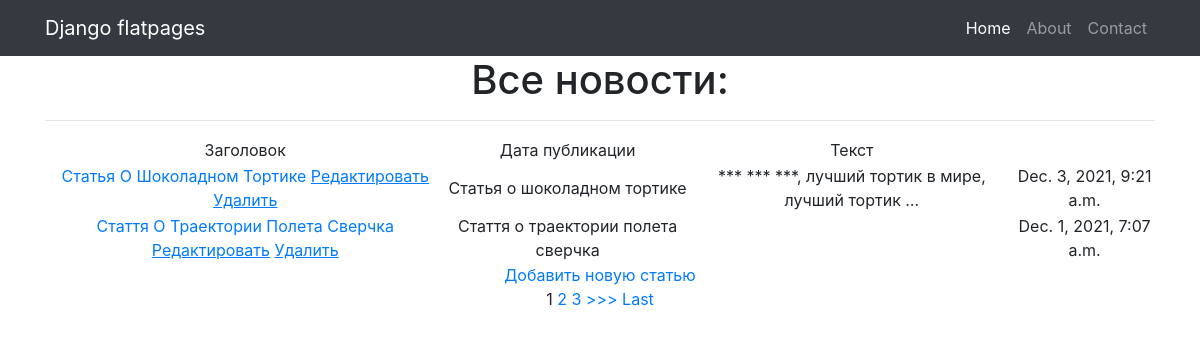
Page /news/ on the committed database.
### news/models.py (models this page shows, shortened)
class Post(models.Model):
    NEWS = 'NW'
    ARTICLE = 'AR'
    CATEGORY_CHOICES = (
        (NEWS, 'Нвовсть'),
        (ARTICLE, 'Статья')
    )
    category_type = models.CharField(max_length=2, choices=CATEGORY_CHOICES, default=ARTICLE)
    time_creation = models.DateTimeField(auto_now_add=True) # автоматичиски запоминает время создания
    title = models.CharField(max_length=256, verbose_name= 'заглавие') #обезательный аргумент в CharField (обозначает макс количество символов, имя в админке
    text = models.TextField(blank=True, editable=True) #blank - позволяет оставить поле пустым, editable - в дефолте True если False запрещает изменять значение в админке
    rating = models.SmallIntegerField(default=0)
    author_relation = models.ForeignKey(Author, on_delete=models.CASCADE)
    post_category_relation = models.ManyToManyField(Category, through='PostCategory')
    class Meta: # Класс дозволяє в адмінці прописати назви моделей в однині і в множині
        verbose_name = 'Пост'
        verbose_name_plural = 'Посты'
    def __str__(self): # функція виводить замість model.object(1) назву обєкта
        return self.title

### news/views.py (the view, shortened to what this page needs)
# urls.py: path('', NewsList.as_view()),
class NewsList(ListView):
    model = Post
    template_name = 'news.html'
    context_object_name = 'news'
    queryset = Post.objects.order_by('-id')
    paginate_by = 2
    form_class = NewsForm
    def get_context_data(self, **kwargs):
        context = super().get_context_data(**kwargs)
        context['filter'] = PostFilter(self.request.GET, queryset=self.get_queryset())
        context['categories'] = Category.objects.all()
        context['form'] = NewsForm()
        return context

### news/templatetags/custom_filters.py (called while the page is built)
@register.filter(name='censor')
def censor(value):
    text = value.split()
    for word in text:
        if word.lower() in CENSOR_LIST:
            value = value.replace(word, '***')
    return value

### template/news.html (shortened to what this page needs)
{% extends 'default.html' %}
{% load custom_filters %}
{% block content %}
    <h1>Все новости:</h1>
    <hr>
        <table>
            <tr>
                <td>
                    Заголовок
                </td>
                <td>
                    Дата публикации
                </td>
                <td>
                    Текст
                </td>
            </tr>
        {% for n in news %}
            <tr>
                <td>
            <a href="{% url 'news_detail' n.id %}">{{ n|title }}</a>
                    <a href="{% url 'news_update' n.id %}"><u>Редактировать</u></a>
                     <a href="{% url 'news_delete' n.id %}"><u> Удалить </u></a>
                </td>
                <td>
                    {{ n.title }}
                </td>
                <td>
                    {{ n.text | censor |truncatechars:50}}
                </td>
                <td>
                    {{ n.time_creation }}
                </td>
            </tr>
        {% endfor %}
        </table>
<a href="{% url 'news_create' %}">Добавить новую статью</a> <br>
{% if is_paginated %}
    {% for num in page_obj.paginator.page_range %}
        {% if page_obj.number == num %}
            <a>{{ num }}</a>
        {% elif num > page_obj.number|add:'-3' and num < page_obj.number|add:'3' %}
            <a href="?page={{ num }}">{{ num }}</a>
        {% endif %}
    {% endfor %}
{% if page_obj.has_next %}
        <a href="?page={{ page_obj.next_page_number }}">>>></a>
        <a href="?page={{ page_obj.paginator.num_pages }}">Last</a>
    {% endif %}
{% endif %}
{% endblock content %}

### template/default.html (shortened to what this page needs)
{% load static %}
<!DOCTYPE html>
<html lang="en">
<head>
  <link href="{% static 'vendor/bootstrap/css/bootstrap.min.css' %}" rel="stylesheet">
</head>
<body>
  <nav class="navbar navbar-expand-lg navbar-dark bg-dark static-top">
    <div class="container">
      <a class="navbar-brand" href="#">Django flatpages</a>
      <div class="collapse navbar-collapse" id="navbarResponsive">
        <ul class="navbar-nav ml-auto">
          <li class="nav-item active">
            <a class="nav-link" href="#">Home
            </a>
          </li>
          <li class="nav-item">
            <a class="nav-link" href="/about/">About</a>
          </li>
          <li class="nav-item">
            <a class="nav-link" href="/contacts/">Contact</a>
          </li>
        </ul>
      </div>
    </div>
  </nav>
  <div class="container">
    <div class="row">
      <div class="col-lg-12 text-center">
       {% block content %}{% endblock content %}
      </div>
    </div>
  </div>
</body>
</html>

### rows in the picture
Post: title "Статья О Шоколадном Тортике", title "Статья о шоколадном тортике", text|censor "*** *** ***, лучший тортик в мире, лучший тортик …", time_creation "Dec. 3, 2021, 9:21 a.m."
Post: title "Стаття О Траектории Полета Сверчка", title "Стаття о траектории полета сверчка", time_creation "Dec. 1, 2021, 7:07 a.m."

### other values in the picture
{{ num }} "1"
{{ num }} "2" "3"
